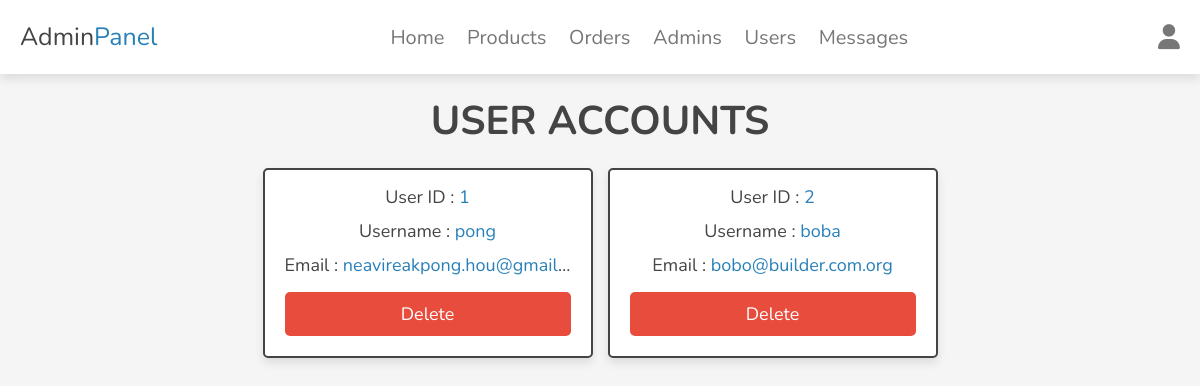
Page /admin/users_accounts.php (signed in) on the committed database.
### tables this page shows
CREATE TABLE `users` (
  `id` int(100) NOT NULL,
  `name` varchar(20) NOT NULL,
  `email` varchar(50) NOT NULL,
  `password` varchar(50) NOT NULL
);

### admin/users_accounts.php (the view, shortened to what this page needs)
<?php
include "../components/connect.php";
?>
<!DOCTYPE html>
<html lang="en">
<head>
   <link rel="stylesheet" href="https://cdnjs.cloudflare.com/ajax/libs/font-awesome/6.2.0/css/all.min.css">
   <link rel="stylesheet" href="../css/admin_style.css">
</head>
<body>
<?php include '../components/admin_header.php' ?>
<section class="accounts">
   <h1 class="heading">User Accounts</h1>
   <div class="box-container">
      <?php
         $select_accounts = $conn->prepare("SELECT * FROM `users`");
         $select_accounts->execute();
         if ($select_accounts->rowCount() > 0) {
            while ($fetch_accounts = $select_accounts->fetch(PDO::FETCH_ASSOC)) {
      ?>
      <div class="box">
         <p> User ID : <span><?= $fetch_accounts['id']; ?></span></p>
         <p> Username : <span><?= $fetch_accounts['name']; ?></span></p>
         <p style="white-space:nowrap;text-overflow:ellipsis;overflow:hidden;"> Email : <span><?= $fetch_accounts['email']; ?></span></p>
         <a href="users_accounts.php?delete=<?= $fetch_accounts['id']; ?>" class="delete-btn" onclick="return confirm('Delete this account?');">Delete</a>
      </div>
      <?php
            }
         }
         else {
            echo '<p class="empty">No accounts available.</p>';
         }
      ?>
   </div>
</section>
</body>
</html>

### css/admin_style.css (style rules this page uses)
:root { --main-color: #2980b9; --red: #e74c3c; --orange: #f39c12; --black: #444; --white: #fff; --light-bg: #f5f5f5; --light-color: #777; --border: .2rem solid var(--black); --box-shadow: 0 .5rem 1rem rgba(0, 0, 0, .1); }
* { font-family: 'Nunito', sans-serif; margin: 0; padding: 0; box-sizing: border-box; text-decoration: none; outline: none; border: none; }
html { font-size: 62.5%; overflow-x: hidden; }
body { background-color: var(--light-bg); }
section { max-width: 1200px; margin: 0 auto; padding: 2rem; }
.btn, .delete-btn, .option-btn { display: block; margin-top: 1rem; border-radius: .5rem; cursor: pointer; width: 100%; font-size: 1.8rem; color: var(--white); padding: 1rem 3rem; text-transform: capitalize; text-align: center; }
.delete-btn { background-color: var(--red); }
.heading { text-align: center; margin-bottom: 2rem; text-transform: uppercase; color: var(--black); font-size: 4rem; }
.accounts .box-container { display: grid; grid-template-columns: repeat(auto-fit, 33rem); gap: 1.5rem; justify-content: center; align-items: flex-start; }
.accounts .box-container .box { background-color: var(--white); border-radius: .5rem; box-shadow: var(--box-shadow); border: var(--border); padding: 2rem; padding-top: 1rem; text-align: center; position: relative; overflow: hidden; }
.accounts .box-container .box p { padding: .5rem 0; font-size: 1.8rem; color: var(--black); }
.accounts .box-container .box p span { color: var(--main-color); }

### rows in the picture
users: id "1", name "pong", email "neavireakpong.hou@gmail…"
users: id "2", name "boba", email "bobo@builder.com.org"
